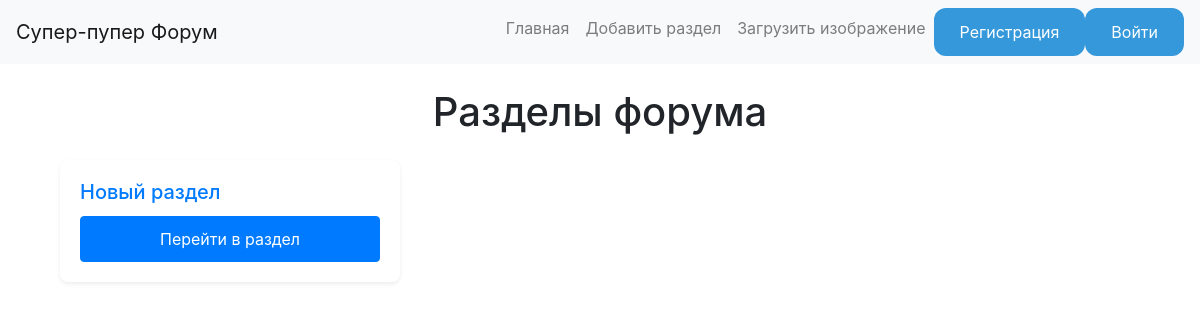
The app's page /index, older data.
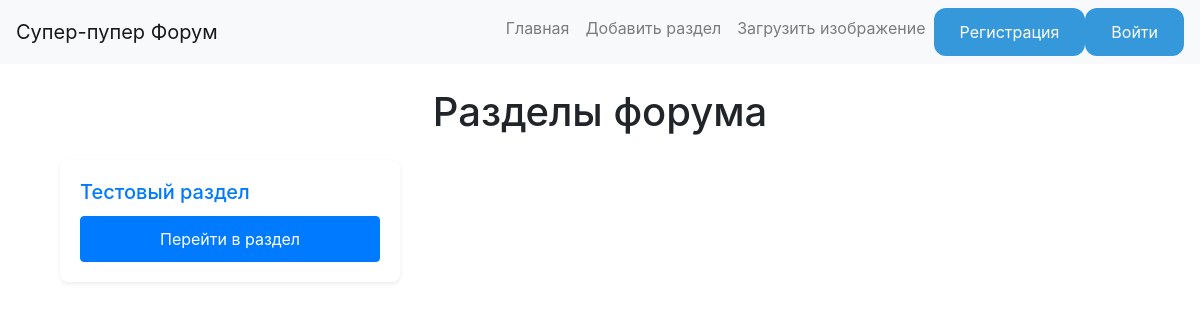
The same page, newer data.
### models.py (models this page shows)
class Section(db.Model):
    id = db.Column(db.Integer, primary_key=True)
    title = db.Column(db.String(100), nullable=False)
    description = db.Column(db.String(255), nullable=True)
    topics = db.relationship('Topic', backref='section', lazy=True)

### server.py (the view)
@app.route('/')
@app.route('/index')
def index():
    sections = Section.query.all()
    return render_template("index.html", sections=sections)

### templates/index.html
{% extends "base.html" %}
{% block content %}
<div class="container mt-4">
    <h1 class="mb-4 text-center">Разделы форума</h1>
    <div class="row">
        {% for section in sections %}
        <div class="col-sm-6 col-lg-4 mb-3">
            <div class="card h-100 shadow-sm">
                <div class="card-body d-flex flex-column">
                    <h5 class="card-title">{{ section.title }}</h5>
                    <div class="mt-auto">
                        <a href="{{ url_for('section', section_id=section.id) }}" class="btn btn-primary">Перейти в
                            раздел</a>
                    </div>
                </div>
            </div>
        </div>
        {% endfor %}
    </div>
</div>
{% endblock %}

Row changes from the older to the newer data that the page shows:
changed Section: title "Новый раздел" → "Тестовый раздел"
